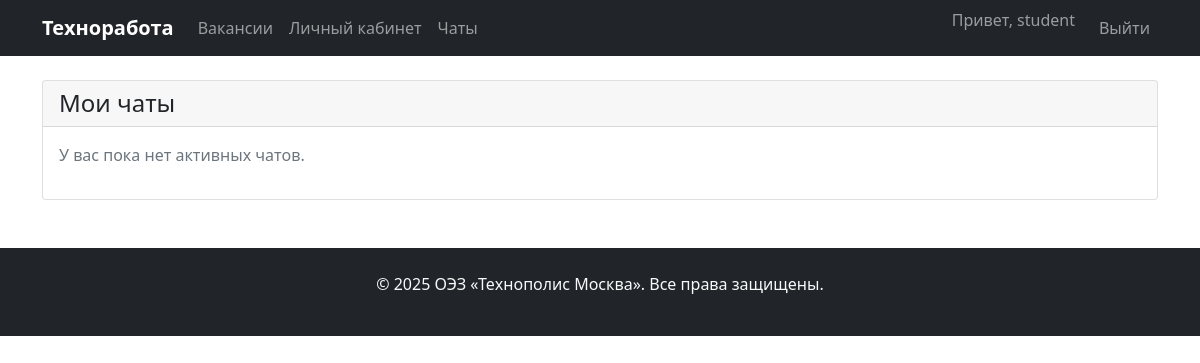
/chats/ (signed in), run on an earlier commit of the app's database.
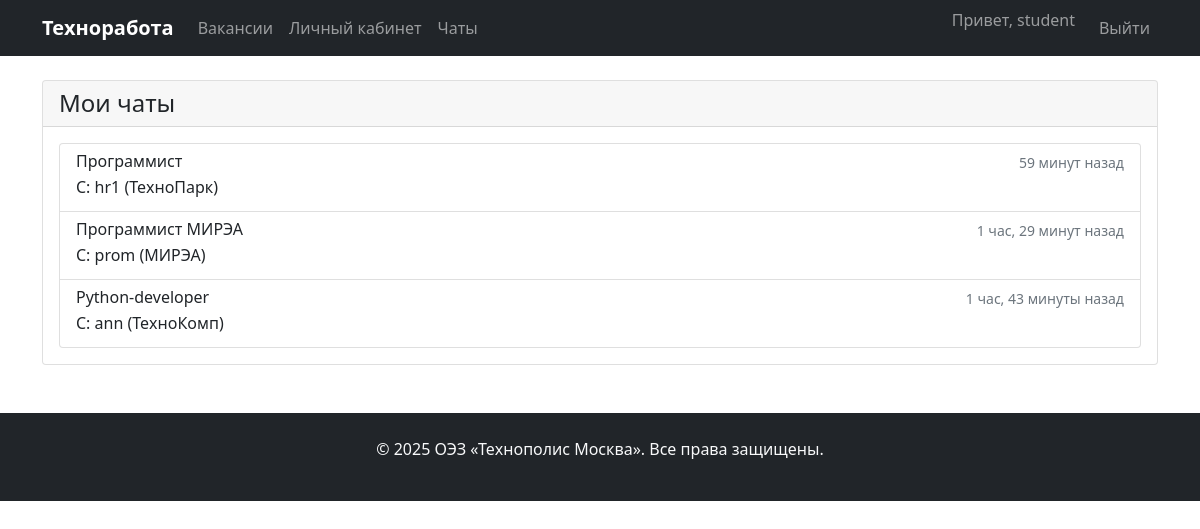
And on a later commit of the database.
### career_app/models.py (models this page shows, shortened)
class ChatThread(models.Model):
    vacancy = models.ForeignKey(Vacancy, on_delete=models.CASCADE, null=True, blank=True)
    internship = models.ForeignKey(Internship, on_delete=models.CASCADE, null=True, blank=True)
    applicant = models.ForeignKey(Applicant, on_delete=models.CASCADE)
    hr_user = models.ForeignKey(User, on_delete=models.CASCADE, null=True, blank=True, related_name='hr_chats')
    university_user = models.ForeignKey(User, on_delete=models.CASCADE, null=True, blank=True, related_name='university_chats')
    created_at = models.DateTimeField(auto_now_add=True)
    updated_at = models.DateTimeField(auto_now=True)
    is_active = models.BooleanField(default=True)
    class Meta:
        verbose_name = "Чат"
        verbose_name_plural = "Чаты"
        ordering = ['-updated_at']

class Vacancy(models.Model):
    STATUS_CHOICES = [
        ('draft', 'Черновик'),
        ('moderation', 'На модерации'),
        ('published', 'Опубликована'),
        ('rejected', 'Отклонена'),
        ('closed', 'Закрыта'),
    ]
    title = models.CharField(max_length=200, verbose_name="Должность")
    company = models.ForeignKey(Company, on_delete=models.CASCADE, verbose_name="Компания")
    category = models.ForeignKey(Category, on_delete=models.SET_NULL, null=True, blank=True, verbose_name="Категория")
    description = models.TextField(verbose_name="Описание вакансии")
    requirements = models.TextField(verbose_name="Требования")
    salary = models.CharField(max_length=100, blank=True, verbose_name="Зарплата")
    contact_info = models.TextField(verbose_name="Контактная информация")
    status = models.CharField(max_length=20, choices=STATUS_CHOICES, default='draft', verbose_name="Статус")
    created_by = models.ForeignKey(User, on_delete=models.CASCADE, verbose_name="Создатель")
    created_at = models.DateTimeField(auto_now_add=True)
    published_at = models.DateTimeField(null=True, blank=True)
    auto_close_at = models.DateTimeField(null=True, blank=True, verbose_name="Автоматическое закрытие")
    objects = models.Manager()
    class Meta:
        verbose_name = "Вакансия"
        verbose_name_plural = "Вакансии"
        ordering = ['-created_at']

class Company(models.Model):
    name = models.CharField(max_length=200, verbose_name="Название компании")
    description = models.TextField(verbose_name="Описание")
    contact_email = models.EmailField(verbose_name="Контактный email")
    contact_phone = models.CharField(max_length=20, verbose_name="Контактный телефон")
    created_at = models.DateTimeField(auto_now_add=True)
    is_approved = models.BooleanField(default=False, verbose_name="Подтверждена")  # Новое поле
    objects = models.Manager()
    class Meta:
        verbose_name = "Компания"
        verbose_name_plural = "Компании"

class Internship(models.Model):
    STATUS_CHOICES = [
        ('draft', 'Черновик'),
        ('moderation', 'На модерации'),
        ('published', 'Опубликована'),
        ('rejected', 'Отклонена'),
        ('closed', 'Закрыта'),
    ]
    title = models.CharField(max_length=200, verbose_name="Название стажировки")
    institution = models.ForeignKey(EducationalInstitution, on_delete=models.CASCADE, verbose_name="Учебное заведение")
    category = models.ForeignKey(Category, on_delete=models.SET_NULL, null=True, blank=True, verbose_name="Категория")
    specialty = models.CharField(max_length=200, verbose_name="Специальность")
    student_count = models.IntegerField(verbose_name="Количество студентов")
    period = models.CharField(max_length=100, verbose_name="Период стажировки")
    description = models.TextField(verbose_name="Описание")
    requirements = models.TextField(verbose_name="Требования к студентам")
    status = models.CharField(max_length=20, choices=STATUS_CHOICES, default='draft', verbose_name="Статус")
    created_by = models.ForeignKey(User, on_delete=models.CASCADE, verbose_name="Создатель")
    created_at = models.DateTimeField(auto_now_add=True)
    objects = models.Manager()
    class Meta:
        verbose_name = "Стажировка"
        verbose_name_plural = "Стажировки"
        ordering = ['-created_at']

class EducationalInstitution(models.Model):
    name = models.CharField(max_length=200, verbose_name="Название учебного заведения")
    contact_email = models.EmailField(verbose_name="Контактный email")
    contact_phone = models.CharField(max_length=20, verbose_name="Контактный телефон")
    created_at = models.DateTimeField(auto_now_add=True)
    is_approved = models.BooleanField(default=False, verbose_name="Подтверждено")  # Новое поле
    objects = models.Manager()
    class Meta:
        verbose_name = "Учебное заведение"
        verbose_name_plural = "Учебные заведения"

### career_app/views.py (the view)
# urls.py: path('chats/', views.chat_list, name='chat_list'),
@login_required
def chat_list(request):
    user_profile = request.user.userprofile
    if user_profile.role == 'applicant':
        threads = ChatThread.objects.filter(
            applicant__user=request.user,
            is_active=True
        ).select_related('vacancy', 'internship', 'hr_user', 'university_user')
    elif user_profile.role == 'hr':
        threads = ChatThread.objects.filter(
            vacancy__company=user_profile.company,
            is_active=True
        ).select_related('vacancy', 'applicant', 'hr_user')
    elif user_profile.role == 'university':
        threads = ChatThread.objects.filter(
            internship__institution=user_profile.institution,
            is_active=True
        ).select_related('internship', 'applicant', 'university_user')
    else:
        threads = ChatThread.objects.none()
    for thread in threads:
        thread.unread_count = thread.messages.filter(
            is_read=False
        ).exclude(sender=request.user).count()
    context = {
        'threads': threads,
    }
    return render(request, 'career_app/chat_list.html', context)

### templates/career_app/chat_list.html (shortened to what this page needs)
{% extends 'base.html' %}
{% block content %}
<div class="container mt-4">
    <div class="row">
        <div class="col-md-12">
            <div class="card">
                <div class="card-header">
                    <h4 class="mb-0">Мои чаты</h4>
                </div>
                <div class="card-body">
                    {% if threads %}
                        <div class="list-group">
                            {% for thread in threads %}
                            <a href="{% url 'chat_detail' thread.id %}" class="list-group-item list-group-item-action">
                                <div class="d-flex w-100 justify-content-between">
                                    <h6 class="mb-1">
                                        {% if thread.vacancy %}
                                            {{ thread.vacancy.title }}
                                        {% else %}
                                            {{ thread.internship.title }}
                                        {% endif %}
                                    </h6>
                                    <small class="text-muted">{{ thread.updated_at|timesince }} назад</small>
                                </div>
                                <p class="mb-1">
                                    {% if user.userprofile.role == 'applicant' %}
                                        {% if thread.hr_user %}
                                            С: {{ thread.hr_user.get_full_name|default:thread.hr_user.username }} ({{ thread.vacancy.company.name }})
                                        {% else %}
                                            С: {{ thread.university_user.get_full_name|default:thread.university_user.username }} ({{ thread.internship.institution.name }})
                                        {% endif %}
                                    {% else %}
                                        С: {{ thread.applicant.first_name }} {{ thread.applicant.last_name }}
                                    {% endif %}
                                </p>
                            </a>
                            {% endfor %}
                        </div>
                    {% else %}
                        <p class="text-muted">У вас пока нет активных чатов.</p>
                    {% endif %}
                </div>
            </div>
        </div>
    </div>
</div>
{% endblock %}

### templates/base.html (shortened to what this page needs)
<!DOCTYPE html>
<html lang="ru">
<head>
    <link href="https://cdn.jsdelivr.net/npm/bootstrap@5.1.3/dist/css/bootstrap.min.css" rel="stylesheet">
</head>
<body>
    <nav class="navbar navbar-expand-lg navbar-dark bg-dark">
        <div class="container">
            <a class="navbar-brand" href="{% url 'home' %}">Техноработа</a>
            <div class="collapse navbar-collapse" id="navbarNav">
                <ul class="navbar-nav me-auto">
    <li class="nav-item">
        <a class="nav-link" href="{% url 'vacancy_list' %}">Вакансии</a>
    </li>
    {% if user.is_authenticated %}
        <li class="nav-item">
            <a class="nav-link" href="{% url 'dashboard' %}">Личный кабинет</a>
        </li>
        <li class="nav-item">
            <a class="nav-link" href="{% url 'chat_list' %}">Чаты</a>
        </li>
    {% endif %}
</ul>
                <ul class="navbar-nav">
                    {% if user.is_authenticated %}
                        <li class="nav-item">
                            <span class="navbar-text me-3">Привет, {{ user.username }}</span>
                        </li>
                        <li class="nav-item">
                            <a class="nav-link" href="{% url 'logout' %}">Выйти</a>
                        </li>
                    {% endif %}
                </ul>
            </div>
        </div>
    </nav>
    <main>
        {% block content %}
        {% endblock %}
    </main>
    <footer class="bg-dark text-light py-4 mt-5">
        <div class="container text-center">
            <p>&copy; 2025 ОЭЗ «Технополис Москва». Все права защищены.</p>
        </div>
    </footer>
</body>
</html>

### templates/base.html (style rules this page uses)
.navbar-brand { font-weight: bold; }
.card { transition: transform 0.2s; }

What changed in the data, as far as the page shows it:
added ChatThread: vacancy "Программист", updated_at "59 минут", hr_user.get_full_name "hr1", vacancy.company.name "ТехноПарк"
added ChatThread: internship "Программист МИРЭА", updated_at "1 час, 29 минут", university_user.get_full_name "prom", internship.institution.name "МИРЭА"
added ChatThread: vacancy "Python-developer", updated_at "1 час, 43 минуты", hr_user.get_full_name "ann", vacancy.company.name "ТехноКомп"
Also different on the page:
text no longer shown: "У вас пока нет активных чатов."
